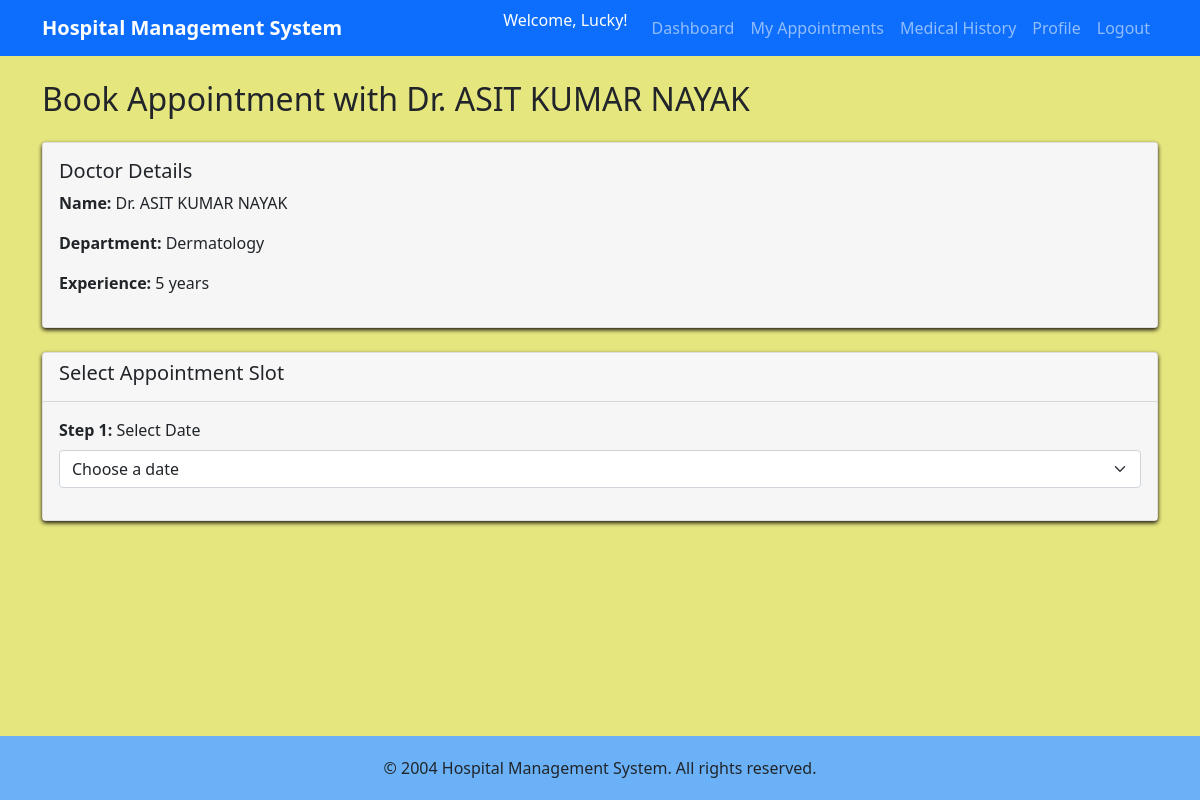
The app's page /patient/book/4 (signed in) with its own data.
### models.py (models this page shows)
class Doctor(db.Model):
    id = db.Column(db.Integer, primary_key=True)
    name = db.Column(db.String(100), nullable=False)
    email = db.Column(db.String(120), unique=True, nullable=False)
    password = db.Column(db.String(200), nullable=False)
    phone = db.Column(db.String(15))
    department_id = db.Column(db.Integer, db.ForeignKey('department.id'), nullable=False)
    experience_years = db.Column(db.Integer)
    is_active = db.Column(db.Boolean, default=True)
    appointments = db.relationship('Appointment', backref='doctor', lazy=True)
    availability = db.relationship('DoctorAvailability', backref='doctor', lazy=True, cascade='all, delete-orphan')

class Department(db.Model):
    id = db.Column(db.Integer, primary_key=True)
    name = db.Column(db.String(100), unique=True, nullable=False)
    description = db.Column(db.Text)
    doctors = db.relationship('Doctor', backref='department', lazy=True)

### routes.py (the view, shortened to what this page needs)
    @app.route('/patient/book/<int:doctor_id>', methods=['GET', 'POST'])
    @login_required('patient')
    def patient_book_appointment(doctor_id):
        doctor = Doctor.query.get_or_404(doctor_id)
        selected_date_str = request.args.get('selected_date')
        selected_slot = None
        time_slots = []
        today = datetime.now().date()
        week_later = today + timedelta(days=7)
        availability = DoctorAvailability.query.filter(
            DoctorAvailability.doctor_id == doctor_id,
            DoctorAvailability.date >= today,
            DoctorAvailability.date <= week_later,
            DoctorAvailability.is_available == True
        ).all()
        return render_template('patient/book_appointment.html',
                            doctor=doctor,
                            availability=availability,
                            selected_date=selected_date_str,
                            time_slots=time_slots)

### routes.py (called while the page is built)
def login_required(role):
    def decorator(f):
        @wraps(f)
        def decorated_function(*args, **kwargs):
            if 'user_id' not in session or session.get('role') != role:
                flash('Please login to access this page', 'danger')
                return redirect(url_for('login'))
            return f(*args, **kwargs)
        return decorated_function
    return decorator

### templates/patient/book_appointment.html (shortened to what this page needs)
{% extends "base.html" %}
{% block content %}
<h2>Book Appointment with Dr. {{ doctor.name }}</h2>
<div class="card mt-4">
    <div class="card-body">
        <h5>Doctor Details</h5>
        <p><strong>Name:</strong> Dr. {{ doctor.name }}</p>
        <p><strong>Department:</strong> {{ doctor.department.name }}</p>
        <p><strong>Experience:</strong> {{ doctor.experience_years }} years</p>
    </div>
</div>
<div class="card mt-4">
    <div class="card-header">
        <h5>Select Appointment Slot</h5>
    </div>
    <div class="card-body">
        {% if availability %}
        <form method="GET" action="{{ url_for('patient_book_appointment', doctor_id=doctor.id) }}">
            <div class="mb-3">
                <label for="selected_date" class="form-label"><strong>Step 1:</strong> Select Date</label>
                <select class="form-select" id="selected_date" name="selected_date" onchange="this.form.submit()" required>
                    <option value="">Choose a date</option>
                </select>
            </div>
        </form>
        {% else %}
        <p class="text-muted">This doctor has no available slots for the next 7 days. Please check again later.</p>
        <a href="{{ url_for('patient_doctors', department_id=doctor.department_id) }}"
           class="btn btn-secondary">Back to Doctors</a>
        {% endif %}
    </div>
</div>
{% endblock %}

### templates/base.html (style rules this page uses)
body { min-height: 100vh; display: flex; flex-direction: column; background-color: #e6e67f !important; }
.card { margin-bottom: 20px; box-shadow: 0 2px 4px rgba(8, 1, 1, 0.928); }
.card-body { background-color: #f6f6f6; }

### records on screen
Doctor: name "ASIT KUMAR NAYAK", experience_years "5"
Department: department.name "Dermatology"

### other values on screen
{{ session.username }} "Lucky"
